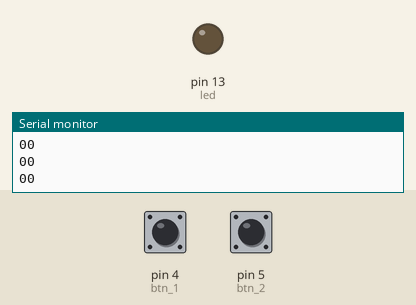
The sketch below on a simulated Arduino Uno, built with avr-gcc and run on an emulated ATmega328P. On the bench: output pins drawn as LEDs (lit = HIGH), the last lines printed to the serial monitor. Dashed ring = blinking. The inputs (shaded band) are chosen by the test bench; at power-on: pin 4 (btn_1) LOW, pin 5 (btn_2) LOW.

Above: at 1.2 s.
1.3 s: pin 4 (btn_1) pulled HIGH for 1 s
At 1.55 s:
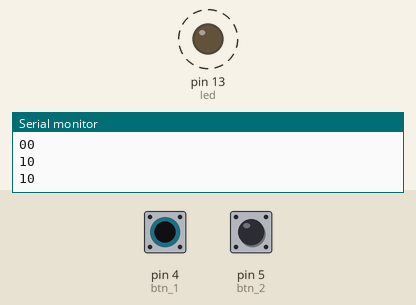
4.3 s: pin 5 (btn_2) pulled HIGH for 3.2 s
At 8.6 s:
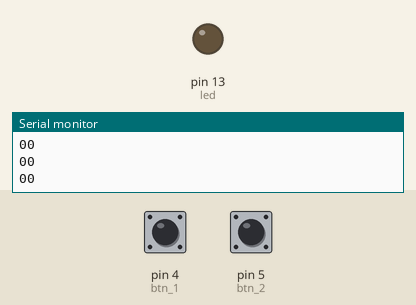
9.0 s: pin 4 (btn_1) pulled HIGH for 3.2 s
At 9.26 s:
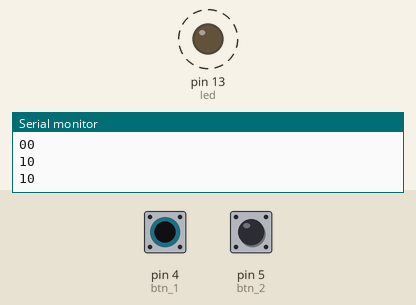
Timing chart, 0 to 13.7 s (numbered marks = the images above; inputs shaded):
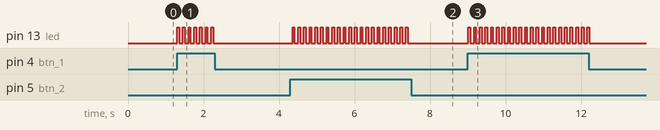

The sketch:

logic-gate-and-or.ino
```cpp
#define btn_1 4
#define btn_2 5
#define led 13

void setup() {
  // put your setup code here, to run once:
  Serial.begin(9600);
  pinMode(btn_1, INPUT);
  pinMode(btn_2, INPUT);
  pinMode(led, OUTPUT);
}

void loop() {
  Serial.print(digitalRead(btn_1));
  Serial.println(digitalRead(btn_2));

  if (digitalRead(btn_1) == true || digitalRead(btn_2) == true) {
    digitalWrite(led, HIGH);
    delay(50);
  } else {
    digitalWrite(led, LOW);
  }
  if (digitalRead(btn_1) == true && digitalRead(btn_2) == true ) {
    digitalWrite(led, HIGH);
  } else {
    digitalWrite(led, LOW);
  }
  delay(100);
  // put your main code here, to run repeatedly:

}
```

Measured:
- after the input at 1.3 s, pin 13 (led): alternates HIGH for 0.05 s and LOW for 0.10 s, 14 changes in all, then stays LOW, starting at once
- after the input at 4.3 s, pin 13 (led): alternates HIGH for 0.05 s and LOW for 0.10 s, 42 changes in all, then stays LOW, starting after 0.06 s
- after the input at 9.0 s, pin 13 (led): alternates HIGH for 0.05 s and LOW for 0.10 s, 44 changes in all, then stays LOW, starting at once
